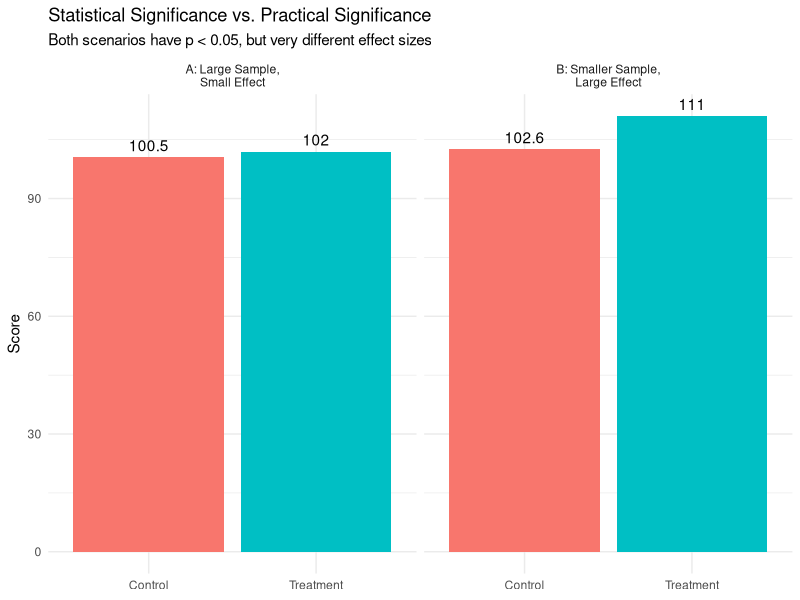

Generate this figure with R:
## ---- chunk 1
knitr::opts_chunk$set(echo = TRUE)
library(tidyverse)
## ---- chunk 2
# Simulate the scenario
old_gpa <- 3.12
new_gpa <- 3.15
difference <- new_gpa - old_gpa
sample_size <- 5000

cat("Difference in GPA:", difference, "\n")
cat("p-value: 0.003 (statistically significant!)\n")
cat("Headline: 'New Program Significantly Improves Student Grades'\n")
## ---- chunk 3
# Calculate Cohen's d for the GPA example
old_gpa_mean <- 3.12
new_gpa_mean <- 3.15
gpa_sd <- 0.45  # Typical GPA standard deviation

cohens_d <- (new_gpa_mean - old_gpa_mean) / gpa_sd

cat("Cohen's d:", round(cohens_d, 3), "\n")
cat("Interpretation: ",
    if(cohens_d < 0.2) "negligible effect"
    else if(cohens_d < 0.5) "small effect"
    else if(cohens_d < 0.8) "medium effect"
    else "large effect", "\n")
## ---- chunk 4
# Data setup
prior_mean <- 72.6
prior_sd <- 4.8
new_scores <- c(74, 76, 73, 75, 78, 77, 74, 79, 75, 76, 77, 75)

# Calculate new mean
new_mean <- mean(new_scores)
difference <- new_mean - prior_mean

# Perform t-test
t_result <- t.test(new_scores, mu = prior_mean, alternative = "greater")

# Calculate Cohen's d
cohens_d <- (new_mean - prior_mean) / prior_sd

# Display results
cat("Mean before:", prior_mean, "\n")
cat("Mean after:", round(new_mean, 2), "\n")
cat("Difference:", round(difference, 2), "points\n")
cat("p-value:", round(t_result$p.value, 4), "\n")
cat("Cohen's d:", round(cohens_d, 3), "\n")
## ---- chunk 5
# Program data
programs <- tibble(
  program = c("Online Videos", "Small Group", "One-on-One"),
  n = c(200, 80, 30),
  mean_before = c(65, 64, 63),
  mean_after = c(67, 72, 75),
  sd = c(12, 11, 13),
  p_value = c(0.012, 0.003, 0.045)
)

# Calculate effect sizes
programs <- programs |>
  mutate(
    difference = mean_after - mean_before,
    cohens_d = difference / sd,
    effect_interpretation = case_when(
      cohens_d < 0.2 ~ "negligible",
      cohens_d < 0.5 ~ "small",
      cohens_d < 0.8 ~ "medium",
      TRUE ~ "large"
    )
  )

programs
## ---- chunk 6
set.seed(123)

# Scenario A: Large sample, small effect
groupA_control <- rnorm(500, mean = 100, sd = 15)
groupA_treatment <- rnorm(500, mean = 102, sd = 15)

# Scenario B: Smaller sample, large effect
groupB_control <- rnorm(50, mean = 100, sd = 15)
groupB_treatment <- rnorm(50, mean = 110, sd = 15)

# Calculate statistics for both
scenarioA_d <- (mean(groupA_treatment) - mean(groupA_control)) / 15
scenarioB_d <- (mean(groupB_treatment) - mean(groupB_control)) / 15

scenarioA_t <- t.test(groupA_treatment, groupA_control)
scenarioB_t <- t.test(groupB_treatment, groupB_control)

# Create visualization data
viz_data <- tibble(
  scenario = rep(c("A: Large Sample,\nSmall Effect",
                   "B: Smaller Sample,\nLarge Effect"), each = 2),
  group = rep(c("Control", "Treatment"), 2),
  mean = c(mean(groupA_control), mean(groupA_treatment),
           mean(groupB_control), mean(groupB_treatment))
)

# Plot
ggplot(viz_data, aes(x = group, y = mean, fill = group)) +
  geom_col() +
  facet_wrap(~ scenario) +
  geom_text(aes(label = round(mean, 1)), vjust = -0.5) +
  labs(
    title = "Statistical Significance vs. Practical Significance",
    subtitle = "Both scenarios have p < 0.05, but very different effect sizes",
    y = "Score",
    x = NULL
  ) +
  theme_minimal() +
  theme(legend.position = "none")

cat("\nScenario A:\n")
cat("  Difference:", round(mean(groupA_treatment) - mean(groupA_control), 2), "\n")
cat("  Cohen's d:", round(scenarioA_d, 3), "\n")
cat("  p-value:", round(scenarioA_t$p.value, 4), "\n")

cat("\nScenario B:\n")
cat("  Difference:", round(mean(groupB_treatment) - mean(groupB_control), 2), "\n")
cat("  Cohen's d:", round(scenarioB_d, 3), "\n")
cat("  p-value:", round(scenarioB_t$p.value, 4), "\n")
## ---- chunk 7
# Police department data
before_cameras <- 156  # incidents per year
after_cameras <- 143   # incidents per year
years_before <- 3
years_after <- 2
sd_incidents <- 18  # typical variation per year

# Calculate statistics
mean_before <- before_cameras
mean_after <- after_cameras
difference <- mean_before - mean_after
pct_change <- (difference / mean_before) * 100
cohens_d <- difference / sd_incidents

cat("Before body cameras:", before_cameras, "incidents/year\n")
cat("After body cameras:", after_cameras, "incidents/year\n")
cat("Difference:", difference, "incidents\n")
cat("Percent change:", round(pct_change, 1), "%\n")
cat("Effect size (Cohen's d):", round(cohens_d, 3), "\n")
